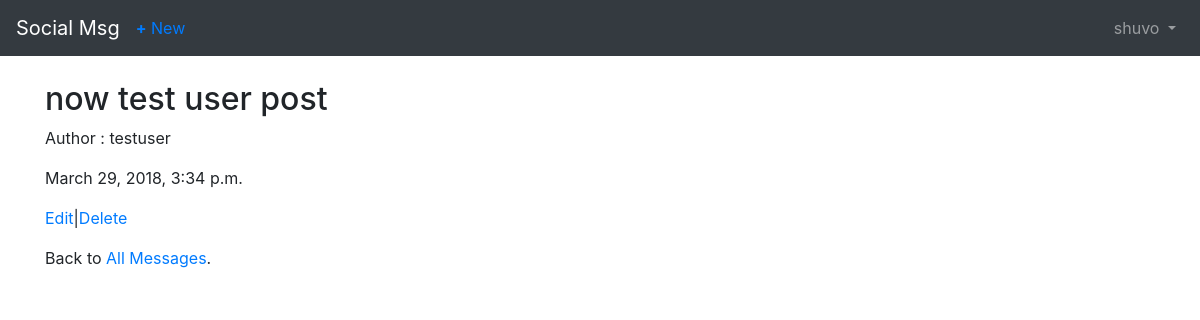
/posts/3/ (signed in), run on an earlier commit of the app's database.
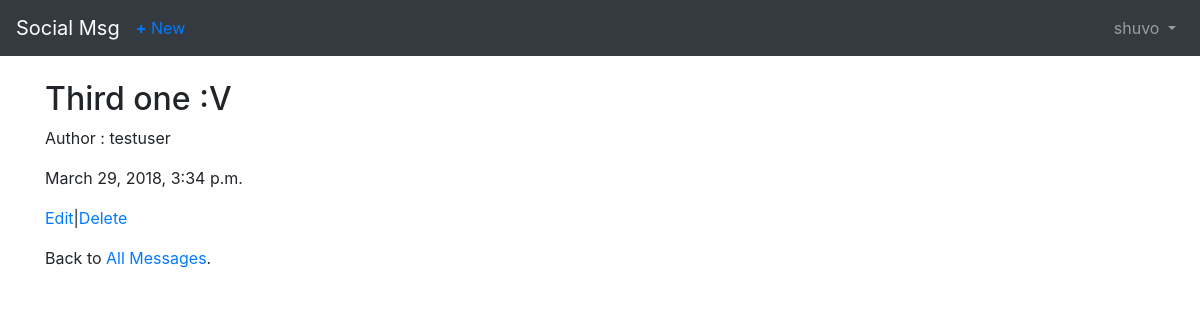
And on a later commit of the database.
### posts/models.py (models this page shows, shortened)
class Post(models.Model):
    message = models.CharField(max_length=280)
    date = models.DateTimeField(auto_now_add=True)
    author = models.ForeignKey(
        settings.AUTH_USER_MODEL,
        on_delete=models.CASCADE,
    )

### users/models.py (models this page shows)
class CustomUser(AbstractUser):
    objects = CustomUserManager()

### posts/views.py (the view)
# urls.py: path('<int:pk>/', views.PostDetailView.as_view(), name='post_detail'),
class PostDetailView(LoginRequiredMixin,DetailView):
    model = models.Post
    template_name = 'post_detail.html'
    login_url = 'login'

### templates/post_detail.html
{% extends 'base.html' %} {% block content %}
<div class="post-entry">
    <h2>{{object.message}}</h2>
    <p>Author : {{object.author}}</p>
    <p>{{object.date}}</p>
</div>
<p><a href="{%url 'post_edit' post.pk%}">Edit</a>|<a href="{%url 'post_delete' post.pk%}">Delete</a></p>
<p>Back to <a href="{%url 'post_list'%}">All Messages</a>.</p>
{% endblock %}

What changed in the data, as far as the page shows it:
changed Post "testuser": message "now test user post" → "Third one :V"
